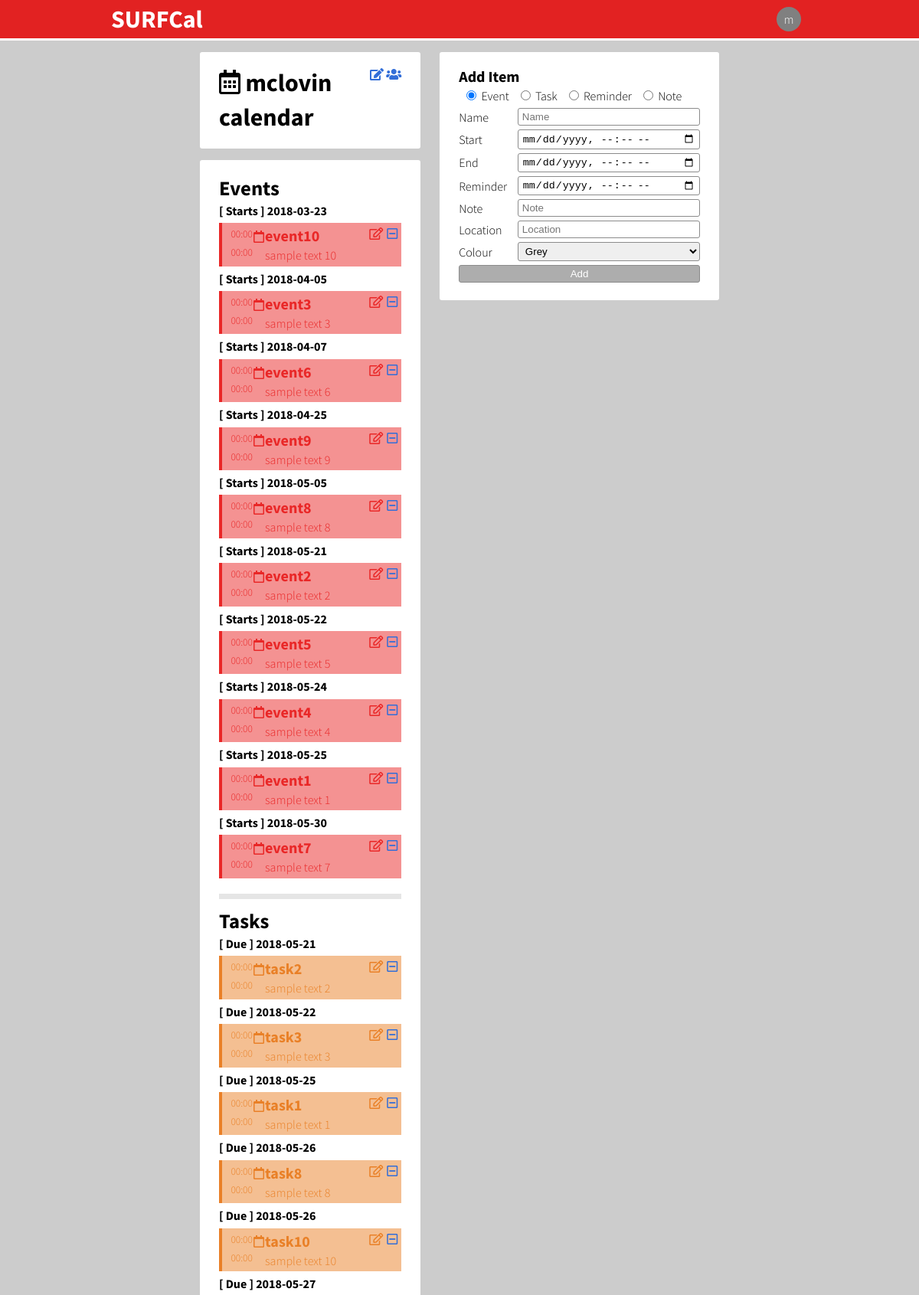
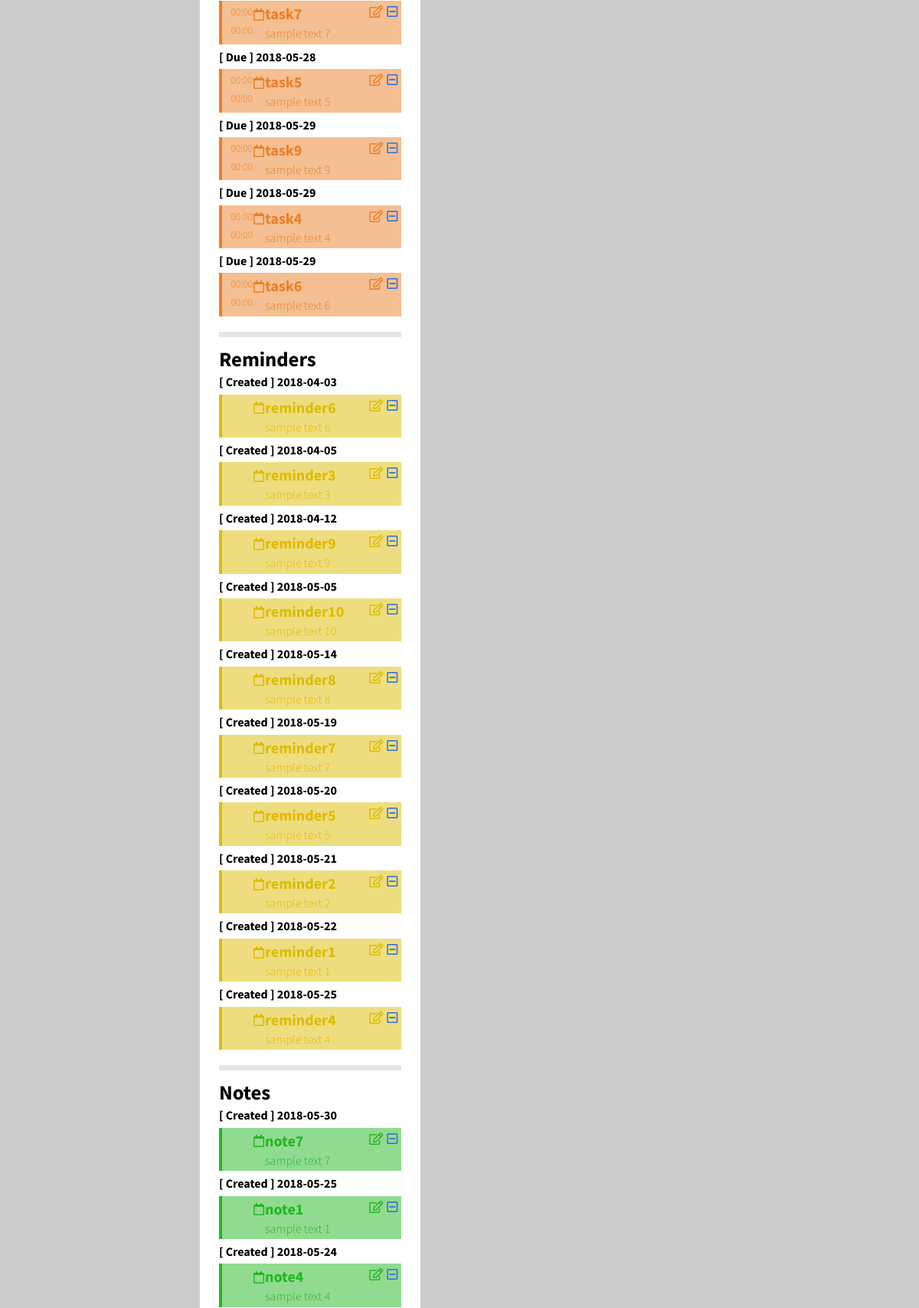
/?SURFCal=calendar (signed in, upper part), run on the app's committed database (2 pictures, top to bottom).
### tables this page shows
CREATE TABLE Calendars (
    calendarId  INTEGER AUTO_INCREMENT,
    name        VARCHAR(32) NOT NULL,
    description VARCHAR(256) NOT NULL,
    PRIMARY KEY (calendarId)
);

CREATE TABLE EventItems (
    itemId      INTEGER,
    startDate   DATETIME NOT NULL,
    endDate     DATETIME,
    PRIMARY KEY (itemId),
    FOREIGN KEY (itemId) REFERENCES Items(itemId) ON DELETE CASCADE ON UPDATE CASCADE
);

CREATE TABLE Items (
    itemId      INTEGER AUTO_INCREMENT,
    calendarId  INTEGER,
    name        VARCHAR(32),
    createDate  DATE NOT NULL,
    note        VARCHAR(256),
    reminder    DATETIME,
    type        ENUM('event', 'task', 'reminder', 'note') NOT NULL,
    createdBy   INTEGER,
    location    VARCHAR(32),
    colour      INTEGER,
    PRIMARY KEY (itemId),
    FOREIGN KEY (calendarId) REFERENCES Calendars(calendarId) ON DELETE CASCADE ON UPDATE CASCADE,
    FOREIGN KEY (type) REFERENCES ItemType(type) ON DELETE CASCADE ON UPDATE CASCADE,
    FOREIGN KEY (createdBy) REFERENCES Accounts(id)
);

CREATE TABLE TaskItems (
    itemId      INTEGER,
    dueDate     DATETIME NOT NULL,
    completionDate DATETIME,
    PRIMARY KEY (itemId),
    FOREIGN KEY (itemId) REFERENCES Items(itemId) ON DELETE CASCADE ON UPDATE CASCADE
);

### web/config/database.php (called while the page is built, shortened)
<?php
$host = 'localhost';
$user = 'root';
$pass = '';
$schema = 'surfcal';
$conn = new mysqli($host, $user, $pass, $schema);
$conn->set_charset('utf-8');
function getCalendar($calendarId){
    global $conn;
    $query = "SELECT * FROM Calendars";
    $response = @mysqli_query($conn, $query);
    if ($response){
        return mysqli_fetch_assoc($response);
    }
    else{
    	return NULL;
    }
}
function getItemsByType($type, $calendarId){
	global $conn;
    $queries = array("event"    => "SELECT * FROM Items I, EventItems E WHERE I.type = 'event' && I.itemId = E.itemId
                                    ORDER BY E.startDate ASC;",
                     "task"     => "SELECT * FROM Items I, TaskItems E WHERE I.type = 'task' && I.itemId = E.itemId           ORDER BY E.dueDate ASC;",
                     "reminder" => "SELECT * FROM Items WHERE type = 'reminder' ORDER BY createDate ASC;",
                     "note"     => "SELECT * FROM Items WHERE type = 'note' ORDER BY createDate DESC;");
    if ($queries[$type]){
        $response = @mysqli_query($conn, $queries[$type]);
        if ($response){
        	$items = [];
            while($item = mysqli_fetch_assoc($response)){
                array_push($items, $item);
            }
            return $items;
        }
        else{
        	return NULL;
        }
    }
    else{
        echo("<br> !!!! Incorrect type inputted: " . $type . " !!!! <br>");
  		return NULL;
    }
}
?>

### web/sources/calendar/functions.php (the view, shortened to what this page needs)
<?php
$COLOURS = array(0 => "grey",
				 1 => "red",
				 2 => "orange",
				 3 => "yellow",
				 4 => "green",
				 5 => "blue",
				 6 => "purple",
				 7 => "black");
$profile = 'SURFCal';
function itemsToHTML($type, $items){
	if ($type !== 'event' && $type !== 'task' && $type !== 'note'
		&& $type !== 'reminder'){
			echo "!!!!! Incorrect type input. !!!!!!";
	}
	else {
		foreach($items as &$item) {
			global $COLOURS;
			global $profile;
			$itemId = $item["itemId"];
	        $name = $item["name"];
	        $description = $item["note"];
	        $colour = isset($item["colour"]) ? $COLOURS[$item["colour"]] : 0;
	        if ($type === 'event'){
	        	$timeText = "[ Starts ] ";
		        $beginningDate = substr($item["startDate"], 0, -8);
		        $beginningHour = date('H:i',strtotime($item["startDate"]));
		        $endingDate = $item["endDate"];
		        $endingHour = date('H:i',strtotime($endingDate));
		    }
	        else if ($type === 'task'){
	        	$timeText = "[ Due ] ";
	        	$beginningDate = substr($item["dueDate"], 0, -8);
		        $beginningHour = date('H:i',strtotime($item["dueDate"]));
		        $endingDate = $item["completionDate"];
		        $endingHour = date('H:i',strtotime($endingDate));
	        }
	        else if ($type === 'reminder' || $type === 'note'){
				$timeText = "[ Created ] ";
	        	$beginningDate = $item["createDate"];
		        $beginningHour = NULL;
		        $endingDate = NULL;
		        $endingHour = NULL;
	        }
	        echo "<h6>{$timeText} {$beginningDate}</h6>";
	        echo "<article class=$colour>";
	            echo "<div class ='time'>";
	                echo "<time class='start' datetime=$beginningDate'>{$beginningHour}</time>";
	                echo "<time class='end' datetime=$endingDate>{$endingHour}</time>";
	            echo "</div>";
	            echo "<div class='indicator'><i class='far fa-calendar'></i></div>";
	            echo "<div class='itemInfo'>";
	                echo "<h5>{$name}</h5>";
	                echo "<p>{$description}</p>";
	            echo "</div>";
	            $itemEncoded = json_encode($item);
                echo "<a class='edit'><i id='editButton' class='far fa-edit' align='right' onclick='javascript:openModal($itemEncoded);'></i></a>";
                echo "<a class='remove' href='?$profile=calendar&calendar=removeItem&id=$itemId'><i class='far fa-minus-square' align='right' style='padding-left: 5px''></i></a>";
	        echo "</article>";
	    }
	}
}
?>

### web/sources/calendar/main.php (shortened to what this page needs)
<?php
include_once("functions.php");
if(!$loggedin){
	header("Location: ?$profile=login");
}
else
{
	include('styles/header.php');
    $calendar_data = getCalendar($_SESSION['calId']);
    if ($calendar_data){
        $calendar_name = $calendar_data["name"];
    }
    else{
        $calendar_name = "Calendar";
        echo("!!!!!! Could not retrieve Calendar info. !!!!!!");
    }
    echo "<div class='main global'>";
        echo "<div class='container'>";
            echo "<main>";
                echo <<<_END
                    <header class="calendar">
                        <h2><i class="far fa-calendar-alt"></i> {$calendar_name} </h2>
                        <span class="actions">
                            <a class="edit" href="#"><i class="fas fa-edit"></i></a>
                            <a class="addMember" href="#"><i class="fas fa-users"></i></a>
                        </span>
                    </header>
_END;
                    echo "<section class='items' id='items'>";
                    echo "<h3>Events</h3>";
                    $event_items = getItemsByType('event', $_SESSION['calId']);
                    if ($event_items){
                        itemsToHTML('event', $event_items);
                    }
                    else{
                        echo "<h6>No events have been added yet.</h6>";
                    }
                    echo "<div class='item_type_border'></div>";
                    echo "<h3>Tasks</h3>";
                    $task_items = getItemsByType('task', $_SESSION['calId']);
                    if ($task_items){
                        itemsToHTML('task', $task_items);
                    }
                    else{
                        echo "<h6>No tasks have been added yet.</h6>";
                    }
                    echo "<div class='item_type_border'></div>";
                    echo "<h3>Reminders</h3>";
                    $reminder_items = getItemsByType('reminder', $_SESSION['calId']);
                    if ($reminder_items){
                        itemsToHTML('reminder', $reminder_items);
                    }
                    else{
                        echo "<h6>No reminders have been added yet.</h6>";
                    }
                    echo "<div class='item_type_border'></div>";
                    echo "<h3>Notes</h3>";
                    $note_items = getItemsByType('note', $_SESSION['calId']);
                    if ($note_items){
                        itemsToHTML('note', $note_items);
                    }
                    else{
                        echo "<h6>No notes have been added yet.</h6>";
                    }
                    echo "</section>";
            echo "</main>";
            echo <<<_END
            <aside class="addItem">
                <h4>Add Item</h4>
                <form id="type" class="type" action="#">
                    <div class="radioField"><input type="radio" name="itemType" value="event" id="eventButton" checked="checked" onclick="javascript:typeCheck();""> Event</div>
                    <div class="radioField"><input type="radio" name="itemType" value="task" id="taskButton" onclick="javascript:typeCheck();""> Task</div>
                    <div class="radioField"><input type="radio" name="itemType" value="reminder" id="reminderButton" onclick="javascript:typeCheck();""> Reminder</div>
                    <div class="radioField"><input type="radio" name="itemType" value="note" id="noteButton" onclick="javascript:typeCheck();"> Note</div>
                </form>
                <div id="eventBlock" style="display:block">
                    <form id="event" action="?$profile=calendar&calendar=addItem" method="post">
                        <div class="field"><label for="name">Name</label><input type="text" name="name" placeholder="Name" required="required" maxlength="64"></div>
                        <div class="field"><label for="start">Start</label><input type="datetime-local" name="start_date" placeholder="Start Date" required="required" value="start_date"></div>
                        <div class="field"><label for="end">End</label><input type="datetime-local" name="end_date" placeholder="End Date" value = "end_date"></div>
                        <div class="field"><label for="reminder">Reminder</label><input type="datetime-local" name="reminder" placeholder="Reminder"></div>
                        <div class="field"><label for="note">Note</label><input type="text" name="note" placeholder="Note" maxlength="1024" class="note"></div>
                        <div class="field"><label for="location">Location</label><input type="text" name="location" placeholder="Location" maxlength="256"></div>
                        <div class="field">
                            <label for="colour">Colour</label>
                            <select name="colour">
                                <option value="0" class="grey">Grey</option>
                            </select>
                        </div>
                        <div class="field"><input type="submit" value="Add" class="button"></div>
                    </form>
                </div>
                    <form id="task" action="?$profile=calendar&calendar=addItem" method="post">
                    </form>
                    <form id="reminder" action="?$profile=calendar&calendar=addItem" method="post">
                    </form>
                    <form id="note" action="?$profile=calendar&calendar=addItem" method="post">
                    </form>
            </aside>
_END;
    echo "</div>";
echo "</div>";
	include('styles/footer.php');
}
?>

### web/styles/styles.css (style rules this page uses)
html, body { height: 100%; min-height: auto; }
body { background-color: #cccccc; color: black; font-family: "Source Sans Pro", sans-serif; font-size: 12pt; font-weight: 300; line-height: 1.4; margin: 0; padding: 0; }
h1, h2, h3, h4, h5, h6 { font-weight: 700; margin: 0; padding: 0; }
h2 { font-size: 24pt; }
h3 { font-size: 20pt; }
h4 { font-size: 15pt; }
h5 { font-size: 15pt; }
h6 { font-size: 12pt; }
p { margin: 0; padding: 0; }
form { margin: 0; }
form.type { display: flex; }
form.type .radioField { margin: 0 5px; }
form .field { align-items: center; display: flex; margin: 5px 0; }
form .field label { min-width: 10ch; }
form .field input, form .field select { border: 1px solid #8b8b8b; border-radius: 3px; box-sizing: border-box; display: inline-block; padding: 3px 5px; flex: 1; }
form .button { background-color: rgba(139, 139, 139, 0.7); color: white; transition: all 0.3s ease-in; }
a:link, a:visited { color: #326ed8; text-decoration: none; }
.container { box-sizing: border-box; margin: 0 auto; max-width: 1600px; padding: 0 25px; width: 100%; }
.main.global { flex: 1; }
main header, main section, .addItem { background-color: white; border-radius: 3px; box-sizing: border-box; padding: 18px 25px; }
main > * { margin-bottom: 15px; }
main header.calendar { display: flex; }
main header.calendar h2 { flex: 1; }
.items article { background-color: rgba(119, 119, 119, 0.5); border-left: 3pt solid rgb(119, 119, 119); color: rgb(119, 119, 119); display: flex; margin: 5px 0; padding: 3px 5px; }
.items article .time { text-align: right; font-size: 10pt; line-height: 18pt; width: 9ch; }
.items article .time > * { display: block; }
.items article .indicator { display: flex; justify-content: center; width: 20pt; margin-top: 5pt; }
.items article.red { background-color: rgba(233, 39, 39, 0.5); border-color: rgb(233, 39, 39); color: rgb(233, 39, 39); }
.items article.orange { background-color: rgba(233, 128, 39, 0.5); border-left-color: rgb(233, 128, 39); color: rgb(233, 128, 39); }
.items article.yellow { background-color: rgba(222, 188, 0, 0.5); border-color: rgb(222, 188, 0); color: rgb(222, 188, 0); }
.items article.green { background-color: rgba(36, 183, 36, 0.5); border-left-color: rgb(36, 183, 36); color: rgb(36, 183, 36); }
.items .itemInfo { min-width: 0; width: 100%; }
.items .itemInfo h5, .items .itemInfo p { min-width: 0; overflow: hidden; text-overflow: ellipsis; white-space: nowrap; width: 100%; }
.item_type_border { border-bottom-style:solid; border-width: 7px; color: rgba(0, 0, 0, 0.1); margin-top: 20px; margin-bottom: 10px; }
@media all and (min-width: 800px) { .container { width: 80%; } }
@media all and (min-width: 800px) { .main .container { align-items: flex-start; display: flex; } }
@media all and (min-width: 800px) { main { flex: 1; } }
@media all and (min-width: 800px) { main > *:last-child { margin-bottom: 0; } }
@media all and (min-width: 800px) { .addItem { margin-left: 25px; width: 375px; } }

### data on the page
calendars: name "mclovin calendar"
eventitems: timeText "[ Starts ]", startDate "2018-03-23", startDate "00:00", endDate "00:00", itemId.name "event10", itemId.note "sample text 10"
eventitems: timeText "[ Starts ]", startDate "2018-04-05", startDate "00:00", endDate "00:00", itemId.name "event3", itemId.note "sample text 3"
eventitems: timeText "[ Starts ]", startDate "2018-04-07", startDate "00:00", endDate "00:00", itemId.name "event6", itemId.note "sample text 6"
eventitems: timeText "[ Starts ]", startDate "2018-04-25", startDate "00:00", endDate "00:00", itemId.name "event9", itemId.note "sample text 9"
eventitems: timeText "[ Starts ]", startDate "2018-05-05", startDate "00:00", endDate "00:00", itemId.name "event8", itemId.note "sample text 8"
eventitems: timeText "[ Starts ]", startDate "2018-05-21", startDate "00:00", endDate "00:00", itemId.name "event2", itemId.note "sample text 2"
eventitems: timeText "[ Starts ]", startDate "2018-05-22", startDate "00:00", endDate "00:00", itemId.name "event5", itemId.note "sample text 5"
eventitems: timeText "[ Starts ]", startDate "2018-05-24", startDate "00:00", endDate "00:00", itemId.name "event4", itemId.note "sample text 4"
eventitems: timeText "[ Starts ]", startDate "2018-05-25", startDate "00:00", endDate "00:00", itemId.name "event1", itemId.note "sample text 1"
eventitems: timeText "[ Starts ]", startDate "2018-05-30", startDate "00:00", endDate "00:00", itemId.name "event7", itemId.note "sample text 7"
taskitems: timeText "[ Due ]", dueDate "2018-05-21", dueDate "00:00", completionDate "00:00", itemId.name "task2", itemId.note "sample text 2"
taskitems: timeText "[ Due ]", dueDate "2018-05-22", dueDate "00:00", completionDate "00:00", itemId.name "task3", itemId.note "sample text 3"
taskitems: timeText "[ Due ]", dueDate "2018-05-25", dueDate "00:00", completionDate "00:00", itemId.name "task1", itemId.note "sample text 1"
taskitems: timeText "[ Due ]", dueDate "2018-05-26", dueDate "00:00", completionDate "00:00", itemId.name "task8", itemId.note "sample text 8"
taskitems: timeText "[ Due ]", dueDate "2018-05-26", dueDate "00:00", completionDate "00:00", itemId.name "task10", itemId.note "sample text 10"
taskitems: timeText "[ Due ]", dueDate "2018-05-27", dueDate "00:00", completionDate "00:00", itemId.name "task7", itemId.note "sample text 7"
taskitems: timeText "[ Due ]", dueDate "2018-05-28", dueDate "00:00", completionDate "00:00", itemId.name "task5", itemId.note "sample text 5"
taskitems: timeText "[ Due ]", dueDate "2018-05-29", dueDate "00:00", completionDate "00:00", itemId.name "task9", itemId.note "sample text 9"
taskitems: timeText "[ Due ]", dueDate "2018-05-29", dueDate "00:00", completionDate "00:00", itemId.name "task4", itemId.note "sample text 4"
taskitems: timeText "[ Due ]", dueDate "2018-05-29", dueDate "00:00", completionDate "00:00", itemId.name "task6", itemId.note "sample text 6"
items: timeText "[ Created ]", createDate "2018-04-03", name "reminder6", note "sample text 6"
items: timeText "[ Created ]", createDate "2018-04-05", name "reminder3", note "sample text 3"
items: timeText "[ Created ]", createDate "2018-04-12", name "reminder9", note "sample text 9"
items: timeText "[ Created ]", createDate "2018-05-05", name "reminder10", note "sample text 10"
items: timeText "[ Created ]", createDate "2018-05-14", name "reminder8", note "sample text 8"
items: timeText "[ Created ]", createDate "2018-05-19", name "reminder7", note "sample text 7"
items: timeText "[ Created ]", createDate "2018-05-20", name "reminder5", note "sample text 5"
items: timeText "[ Created ]", createDate "2018-05-21", name "reminder2", note "sample text 2"
items: timeText "[ Created ]", createDate "2018-05-22", name "reminder1", note "sample text 1"
items: timeText "[ Created ]", createDate "2018-05-25", name "reminder4", note "sample text 4"
items: timeText "[ Created ]", createDate "2018-05-30", name "note7", note "sample text 7"
items: timeText "[ Created ]", createDate "2018-05-25", name "note1", note "sample text 1"
items: timeText "[ Created ]", createDate "2018-05-24", name "note4", note "sample text 4"

### other printed values
$user[0] "m"
